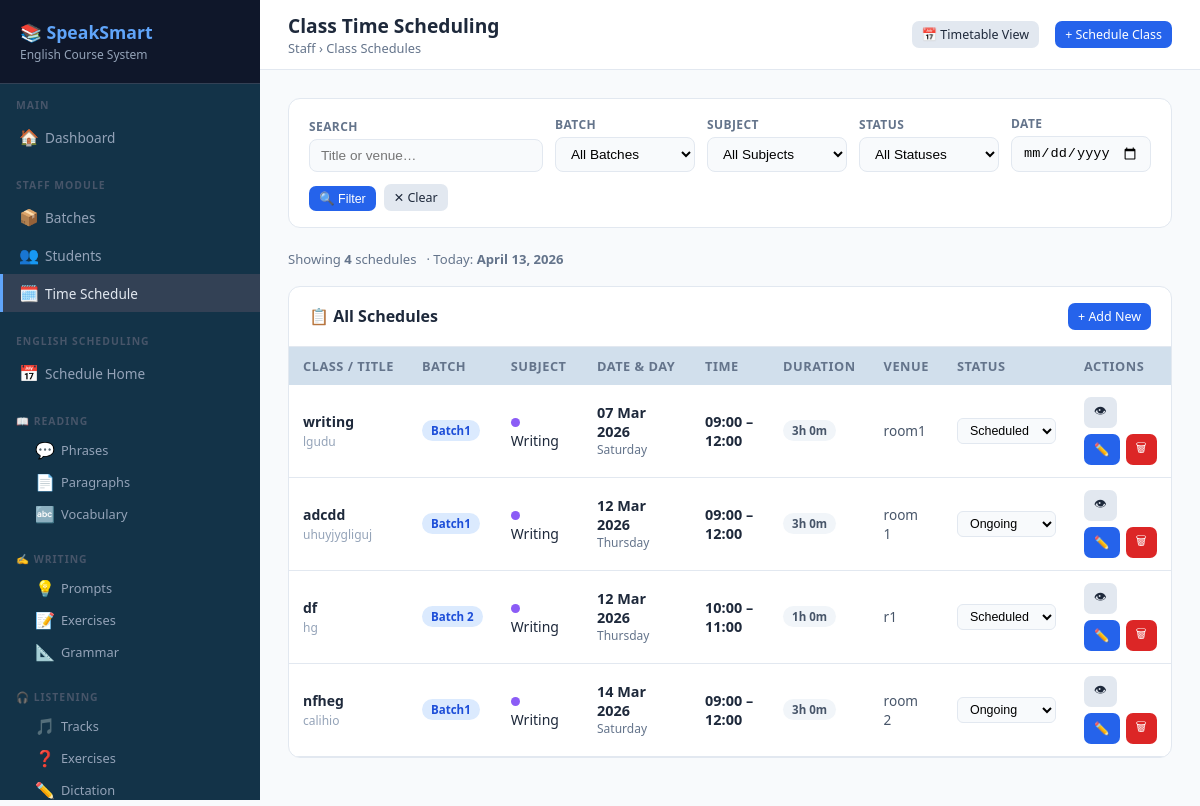
Page /staff/schedules/ (signed in) on the committed database.
### staff/models.py (models this page shows, shortened)
class ClassSchedule(models.Model):
    DAY_CHOICES = [
        ('Monday',    'Monday'),
        ('Tuesday',   'Tuesday'),
        ('Wednesday', 'Wednesday'),
        ('Thursday',  'Thursday'),
        ('Friday',    'Friday'),
        ('Saturday',  'Saturday'),
        ('Sunday',    'Sunday'),
    ]
    STATUS_CHOICES = [
        ('scheduled',  'Scheduled'),
        ('ongoing',    'Ongoing'),
        ('completed',  'Completed'),
        ('cancelled',  'Cancelled'),
    ]
    SUBJECT_CHOICES = [
        ('reading',   'Reading'),
        ('writing',   'Writing'),
        ('listening', 'Listening'),
        ('speaking',  'Speaking'),
        ('general',   'General English'),
    ]
    title       = models.CharField(max_length=200)
    batch       = models.ForeignKey(Batch, on_delete=models.CASCADE, related_name='class_schedules')
    subject     = models.CharField(max_length=20, choices=SUBJECT_CHOICES, default='general')
    date        = models.DateField()
    day         = models.CharField(max_length=10, choices=DAY_CHOICES, blank=True)
    start_time  = models.TimeField()
    end_time    = models.TimeField()
    venue       = models.CharField(max_length=100, blank=True)
    notes       = models.TextField(blank=True)
    status      = models.CharField(max_length=15, choices=STATUS_CHOICES, default='scheduled')
    created_by  = models.ForeignKey(User, on_delete=models.SET_NULL, null=True)
    created_at  = models.DateTimeField(auto_now_add=True)
    updated_at  = models.DateTimeField(auto_now=True)
    class Meta:
        ordering = ['date', 'start_time']
    def duration_display(self):
        from datetime import datetime, date
        start = datetime.combine(date.today(), self.start_time)
        end   = datetime.combine(date.today(), self.end_time)
        diff  = end - start
        mins  = int(diff.total_seconds() / 60)
        h, m  = divmod(mins, 60)
        return f"{h}h {m}m" if h else f"{m}m"

class Batch(models.Model):
    name = models.CharField(max_length=100)
    description = models.TextField(blank=True)
    start_date = models.DateField()
    end_date = models.DateField(null=True, blank=True)
    created_by = models.ForeignKey(User, on_delete=models.SET_NULL, null=True)
    created_at = models.DateTimeField(auto_now_add=True)
    is_active = models.BooleanField(default=True)

### staff/views.py (the view)
# urls.py: path('schedules/',                            views.schedule_list,          name='schedule_list'),
@login_required
def schedule_list(request):
    if not request.user.is_staff:
        return redirect('staff:student_portal')
    batch_id   = request.GET.get('batch', '')
    status_f   = request.GET.get('status', '')
    subject_f  = request.GET.get('subject', '')
    date_f     = request.GET.get('date', '')
    search     = request.GET.get('search', '')
    schedules = ClassSchedule.objects.select_related('batch', 'created_by').all()
    if batch_id:
        schedules = schedules.filter(batch_id=batch_id)
    if status_f:
        schedules = schedules.filter(status=status_f)
    if subject_f:
        schedules = schedules.filter(subject=subject_f)
    if date_f:
        schedules = schedules.filter(date=date_f)
    if search:
        schedules = schedules.filter(
            Q(title__icontains=search) | Q(venue__icontains=search)
        )
    batches = Batch.objects.filter(is_active=True)
    return render(request, 'staff/schedule_list.html', {
        'schedules':   schedules,
        'batches':     batches,
        'batch_id':    batch_id,
        'status_f':    status_f,
        'subject_f':   subject_f,
        'date_f':      date_f,
        'search':      search,
        'today':       date.today(),
        'status_choices':  ClassSchedule.STATUS_CHOICES,
        'subject_choices': ClassSchedule.SUBJECT_CHOICES,
    })

### staff/templates/staff/schedule_list.html (shortened to what this page needs)
{% extends "base.html" %}
{% block page_title %}Class Time Scheduling{% endblock %}
{% block breadcrumb %}Staff › Class Schedules{% endblock %}
{% block topbar_actions %}
<a href="{% url 'staff:schedule_timetable' %}" class="btn btn-secondary btn-sm">📅 Timetable View</a>
<a href="{% url 'staff:schedule_create' %}" class="btn btn-primary btn-sm" style="margin-left:8px">+ Schedule Class</a>
{% endblock %}
{% block content %}
<form method="get">
  <div class="filter-bar">
    <div class="fg" style="flex:2;min-width:180px">
      <label>Search</label>
      <input type="text" name="search" value="{{ search }}" placeholder="Title or venue…">
    </div>
    <div class="fg">
      <label>Batch</label>
      <select name="batch">
        <option value="">All Batches</option>
      </select>
    </div>
    <div class="fg">
      <label>Subject</label>
      <select name="subject">
        <option value="">All Subjects</option>
      </select>
    </div>
    <div class="fg">
      <label>Status</label>
      <select name="status">
        <option value="">All Statuses</option>
      </select>
    </div>
    <div class="fg">
      <label>Date</label>
      <input type="date" name="date" value="{{ date_f }}">
    </div>
    <div style="display:flex;gap:8px;align-items:flex-end">
      <button type="submit" class="btn btn-primary btn-sm">🔍 Filter</button>
      <a href="{% url 'staff:schedule_list' %}" class="btn btn-secondary btn-sm">✕ Clear</a>
    </div>
  </div>
</form>
<div style="display:flex;gap:10px;flex-wrap:wrap;margin-bottom:18px">
  <span style="font-size:.82rem;color:#64748b">
    Showing <strong>{{ schedules|length }}</strong> schedule{{ schedules|length|pluralize }}
  </span>
  {% if today %}
  <span style="font-size:.82rem;color:#64748b">· Today: <strong>{{ today }}</strong></span>
  {% endif %}
</div>
<div class="card">
  <div class="card-header">
    <h3>📋 All Schedules</h3>
    <a href="{% url 'staff:schedule_create' %}" class="btn btn-primary btn-sm">+ Add New</a>
  </div>
  <div class="card-body" style="padding:0">
    <div class="table-wrap">
      <table>
        <thead>
          <tr>
            <th>Class / Title</th>
            <th>Batch</th>
            <th>Subject</th>
            <th>Date & Day</th>
            <th>Time</th>
            <th>Duration</th>
            <th>Venue</th>
            <th>Status</th>
            <th>Actions</th>
          </tr>
        </thead>
        <tbody>
          {% for s in schedules %}
          <tr class="sched-row">
            <td>
              <a href="{% url 'staff:schedule_detail' s.pk %}" style="font-weight:700;color:#1e293b;text-decoration:none">
                {{ s.title }}
              </a>
              {% if s.notes %}<div style="font-size:.75rem;color:#94a3b8;margin-top:2px">{{ s.notes|truncatechars:40 }}</div>{% endif %}
            </td>
            <td>
              <span class="badge badge-primary">{{ s.batch.name }}</span>
            </td>
            <td>
              <span class="dot dot-{{ s.subject }}"></span>
              {{ s.get_subject_display }}
            </td>
            <td>
              <div class="time-block">{{ s.date|date:"d M Y" }}</div>
              <div class="time-sub">{{ s.day }}</div>
            </td>
            <td>
              <div class="time-block">{{ s.start_time|time:"H:i" }} – {{ s.end_time|time:"H:i" }}</div>
            </td>
            <td>
              <span class="badge badge-secondary">{{ s.duration_display }}</span>
            </td>
            <td style="color:#475569;font-size:.85rem">{{ s.venue|default:"—" }}</td>
            <td>
              <form method="post" action="{% url 'staff:schedule_status_update' s.pk %}" class="quick-status">
                <select name="status" onchange="this.form.submit()" title="Change status">
                  {% for val,label in status_choices %}
                  <option value="{{ val }}" {% if s.status == val %}selected{% endif %}>{{ label }}</option>
                  {% endfor %}
                </select>
              </form>
            </td>
            <td>
              <div class="action-buttons">
                <a href="{% url 'staff:schedule_detail' s.pk %}" class="btn btn-secondary btn-sm" title="View">👁</a>
                <a href="{% url 'staff:schedule_edit' s.pk %}"   class="btn btn-primary btn-sm"   title="Edit">✏️</a>
                <a href="{% url 'staff:schedule_delete' s.pk %}" class="btn btn-danger btn-sm"    title="Delete">🗑</a>
              </div>
            </td>
          </tr>
          {% endfor %}
        </tbody>
      </table>
    </div>
  </div>
</div>
{% endblock %}

### templates/base.html (style rules this page uses)
* { box-sizing: border-box; margin: 0; padding: 0; }
:root { --primary: #2563eb; --primary-dark: #1d4ed8; --secondary: #7c3aed; --success: #16a34a; --warning: #d97706; --danger: #dc2626; --bg: #f8fafc; --card: #ffffff; --border: #e2e8f0; --text: #1e293b; --muted: #64748b; --sidebar-w: 260px; }
body { font-family: 'Segoe UI', sans-serif; background: var(--bg); color: var(--text); display: flex; min-height: 100vh; }
.card { background: var(--card); border-radius: 12px; border: 1px solid var(--border); overflow: hidden; margin-bottom: 20px; }
.card-header { padding: 16px 20px; border-bottom: 1px solid var(--border); display: flex; align-items: center; justify-content: space-between; flex-wrap: wrap; gap: 10px; }
.card-header h3 { font-size: 1rem; font-weight: 600; }
.card-body { padding: 20px; }
.table-wrap { overflow-x: auto; -webkit-overflow-scrolling: touch; }
table { width: 100%; border-collapse: collapse; font-size: 0.875rem; min-width: 500px; }
th { background: #d1dfec; padding: 10px 14px; text-align: left; font-weight: 600; font-size: 0.8rem; color: var(--muted); text-transform: uppercase; letter-spacing: 0.5px; white-space: nowrap; }
td { padding: 12px 14px; border-bottom: 1px solid var(--border); vertical-align: middle; }
.btn { display: inline-flex; align-items: center; gap: 6px; padding: 8px 14px; border-radius: 7px; font-size: 0.85rem; font-weight: 500; cursor: pointer; border: none; text-decoration: none; transition: all 0.15s; white-space: nowrap; }
.btn-primary { background: var(--primary); color: white; }
.btn-danger { background: var(--danger); color: white; }
.btn-secondary { background: #e2e8f0; color: var(--text); }
.btn-sm { padding: 5px 10px; font-size: 0.78rem; }
.badge { display: inline-block; padding: 3px 9px; border-radius: 20px; font-size: 0.72rem; font-weight: 600; white-space: nowrap; }
.badge-primary { background: #dbeafe; color: #1d4ed8; }
.badge-secondary { background: #f1f5f9; color: #475569; }
.action-buttons { display: flex; gap: 6px; flex-wrap: wrap; }

### staff/templates/staff/schedule_list.html (style rules this page uses)
.filter-bar { background:#fff; border:1px solid #e2e8f0; border-radius:12px; padding:16px 20px; margin-bottom:22px; display:flex; gap:12px; flex-wrap:wrap; align-items:flex-end; }
.filter-bar .fg { display:flex; flex-direction:column; gap:4px; flex:1; min-width:140px; }
.filter-bar label { font-size:.75rem; font-weight:700; color:#64748b; text-transform:uppercase; letter-spacing:.4px; }
.filter-bar select, .filter-bar input { padding:8px 11px; border:1.5px solid #e2e8f0; border-radius:8px; font-size:.85rem; outline:none; background:#f8fafc; }
.dot { display:inline-block; width:9px; height:9px; border-radius:50%; margin-right:5px; }
.dot-writing { background:#8b5cf6; }
.sched-row td { vertical-align:middle; }
.time-block { font-size:.9rem; font-weight:700; color:#1e293b; }
.time-sub { font-size:.75rem; color:#64748b; }
.quick-status select { border:1px solid #e2e8f0; border-radius:6px; padding:4px 8px; font-size:.78rem; background:#f8fafc; cursor:pointer; }

### rows in the picture
ClassSchedule: title "writing", notes "lgudu", batch.name "Batch1", subject "Writing", date "07 Mar 2026", day "Saturday", start_time "09:00", end_time "12:00", duration_display "3h 0m", venue "room1", status "Scheduled"
ClassSchedule: title "adcdd", notes "uhuyjygliguj", batch.name "Batch1", subject "Writing", date "12 Mar 2026", day "Thursday", start_time "09:00", end_time "12:00", duration_display "3h 0m", venue "room 1", status "Ongoing"
ClassSchedule: title "df", notes "hg", batch.name "Batch 2", subject "Writing", date "12 Mar 2026", day "Thursday", start_time "10:00", end_time "11:00", duration_display "1h 0m", venue "r1", status "Scheduled"
ClassSchedule: title "nfheg", notes "calihio", batch.name "Batch1", subject "Writing", date "14 Mar 2026", day "Saturday", start_time "09:00", end_time "12:00", duration_display "3h 0m", venue "room 2", status "Ongoing"

### other values in the picture
{{ schedules|length }} "4"
